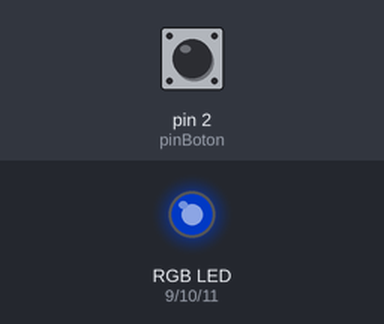
A sketch run on a simulated Arduino Uno, built with avr-gcc and run on an emulated ATmega328P. Shown: an RGB LED mixed from three pins (HIGH = lit). The test bench sets the inputs (shaded band); at power-on: pin 2 (pinBoton) HIGH. Dim RGB values are drawn brighter than linear; random numbers use the default seed unless the sketch sets one.

Above: at 1.25 s.
1.3 s: pin 2 (pinBoton) pulled LOW for 0.15 s
At 3.11 s:
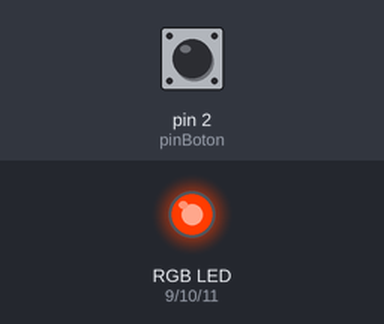
4.3 s: pin 2 (pinBoton) pulled LOW for 1 s
At 5.42 s:
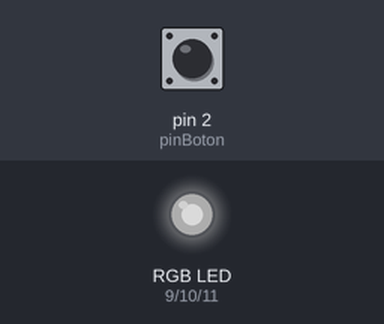
7.6 s: pin 2 (pinBoton) pulled LOW for 0.15 s
10.7 s: pin 2 (pinBoton) pulled LOW for 3.2 s
At 14.16 s:
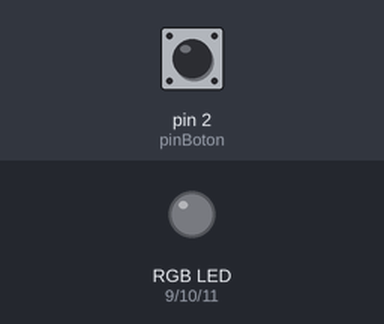
16.9 s: pin 2 (pinBoton) pulsed LOW 2 times (0.12 s each, 0.3 s apart)
20.5 s: pin 2 (pinBoton) pulled LOW for 1 s
At 26.7 s:
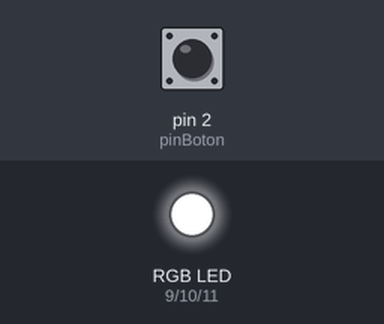
Timing chart, 0 to 27.1 s (numbered marks = the images above; inputs shaded):
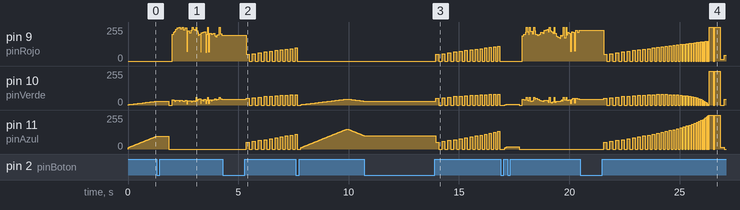

The sketch:

RGB-multimodo.ino
```cpp
// Juego de luces rgb con tres modos

const int pinRojo  = 9;
const int pinVerde = 10;
const int pinAzul  = 11;
const int pinBoton = 2;

const unsigned long UMBRAL_PULSACION_LARGA = 500; // ms para que cuente como "sostenido" y activar modo fiesta
const unsigned long VENTANA_DOBLE_CLICK = 350;    // ms de espera para detectar doble click

enum TipoPulsacion { NINGUNA, CLICK_SIMPLE, DOBLE_CLICK, PULSACION_LARGA };

int modoActual = 0; // 0 = calmado, 2 = fuego
bool encendido = true;

void setup() {
  pinMode(pinRojo, OUTPUT);
  pinMode(pinVerde, OUTPUT);
  pinMode(pinAzul, OUTPUT);
  pinMode(pinBoton, INPUT_PULLUP);
  randomSeed(analogRead(A0)); // dejar A0 sin conectar
}

// Detecta si el botón fue un click simple, doble click o pulsación sostenida
TipoPulsacion clasificarPulsacion() {
  unsigned long inicio = millis();

  while (digitalRead(pinBoton) == LOW) {
    if (millis() - inicio >= UMBRAL_PULSACION_LARGA) {
      while (digitalRead(pinBoton) == LOW) delay(5);
      delay(50);
      return PULSACION_LARGA;
    }
  }

  delay(50); // antirebote

  unsigned long tiempoSuelto = millis();
  while (millis() - tiempoSuelto < VENTANA_DOBLE_CLICK) {
    if (digitalRead(pinBoton) == LOW) {
      while (digitalRead(pinBoton) == LOW) delay(5);
      delay(50);
      return DOBLE_CLICK;
    }
  }

  return CLICK_SIMPLE;
}

void loop() {
  if (!encendido) {
    apagarLED();
    if (digitalRead(pinBoton) == LOW) {
      TipoPulsacion tipo = clasificarPulsacion();
      if (tipo == DOBLE_CLICK) {
        encendido = true;
        modoActual = 0;
      }
    }
    return;
  }

  switch (modoActual) {
    case 0:
      modoCalmado();
      break;
    case 2:
      modoFuego();
      break;
  }

  if (digitalRead(pinBoton) == LOW) {
    TipoPulsacion tipo = clasificarPulsacion();

    switch (tipo) {
      case CLICK_SIMPLE:
        modoActual = (modoActual == 0) ? 2 : 0;
        apagarLED();
        delay(150);
        break;

      case DOBLE_CLICK:
        encendido = false;
        apagarLED();
        break;

      case PULSACION_LARGA: {
        bool interrumpido = ejecutarCargaDePoder();
        if (!interrumpido) {
          modoFiesta();
        }
        modoActual = 0; // al salir del modoFiesta, siempre vuelve al azul
        apagarLED();
        delay(150);
        break;
      }

      case NINGUNA:
        break;
    }
  }
}

void fijarColor(int r, int g, int b) {
  analogWrite(pinRojo, r);
  analogWrite(pinVerde, g);
  analogWrite(pinAzul, b);
}

void apagarLED() {
  fijarColor(0, 0, 0);
}

// Respiración en tono azulado
void modoCalmado() {
  for (int i = 10; i <= 150; i++) {
    fijarColor(0, i * 0.3, i);
    if (digitalRead(pinBoton) == LOW) return;
    delay(15);
  }
  for (int i = 150; i >= 10; i--) {
    fijarColor(0, i * 0.3, i);
    if (digitalRead(pinBoton) == LOW) return;
    delay(15);
  }
}

// Flash creciente en intensidad y velocidad, de blanco a violeta, termina en explosión de modoFiesta
// Devuelve true si se interrumpió antes de terminar
bool ejecutarCargaDePoder() {
  const int pasos = 30;
  const int esperaInicial = 140;
  const int esperaFinal = 15;

  for (int i = 0; i <= pasos; i++) {
    float progreso = (float)i / pasos;

    int r = 255 + progreso * (150 - 255);
    int g = 255 + progreso * (0   - 255);
    int b = 255;

    float intensidad = 0.2 + progreso * 0.8;
    int espera = esperaInicial + progreso * (esperaFinal - esperaInicial);

    fijarColor(r * intensidad, g * intensidad, b * intensidad);
    delay(espera);
    if (digitalRead(pinBoton) == LOW) return true;

    apagarLED();
    delay(espera);
    if (digitalRead(pinBoton) == LOW) return true;
  }

  fijarColor(255, 255, 255);
  delay(180);
  apagarLED();
  delay(60);
  fijarColor(255, 255, 255);
  delay(250);
  return false;
}

// Colores random rápidos, con fade-in de brillo al arrancar
void modoFiesta() {
  unsigned long inicioFiesta = millis();
  const unsigned long DURACION_RAMPA = 1500; // ms hasta brillo completo

  while (true) {
    int r = random(0, 2) * 255;
    int g = random(0, 2) * 255;
    int b = random(0, 2) * 255;

    if (r == 0 && g == 0 && b == 0) r = 255;

    unsigned long transcurrido = millis() - inicioFiesta;
    float factor = (transcurrido >= DURACION_RAMPA)
                     ? 1.0
                     : (0.05 + (float)transcurrido / DURACION_RAMPA * 0.95);

    fijarColor(r * factor, g * factor, b * factor);

    for (int i = 0; i < 20; i++) {
      if (digitalRead(pinBoton) == LOW) return;
      delay(10);
    }
  }
}

// Llama con chispas y caídas
void modoFuego() {
  static int brilloR = 220;
  static int brilloG = 40;

  brilloR += random(-25, 26);
  brilloG += random(-10, 11);

  brilloR = constrain(brilloR, 160, 255);
  brilloG = constrain(brilloG, 15, 65);

  int r = brilloR;
  int g = brilloG;
  int b = 0;

  if (random(0, 8) == 0) { // chispa
    fijarColor(255, 60, 0);
    delay(random(20, 50));
  }

  if (random(0, 12) == 0) { // caída
    fijarColor(brilloR / 3, brilloG / 3, 0);
    delay(random(30, 80));
  }

  fijarColor(r, g, b);
  delay(random(30, 90));
}
 
```

Measured:
- after the input at 4.3 s, pin 11 (pinAzul): 0/255 → 51/255 after 1.1 s, → 0/255 0.14 s later, → 57/255 0.14 s later, → 0/255 0.14 s later, … (19 changes in this stretch)
- after the input at 20.5 s, pin 11 (pinAzul): 0/255 → 51/255 after 1.1 s, → 0/255 0.14 s later, → 57/255 0.14 s later, → 0/255 0.14 s later, … (67 changes in this stretch)
